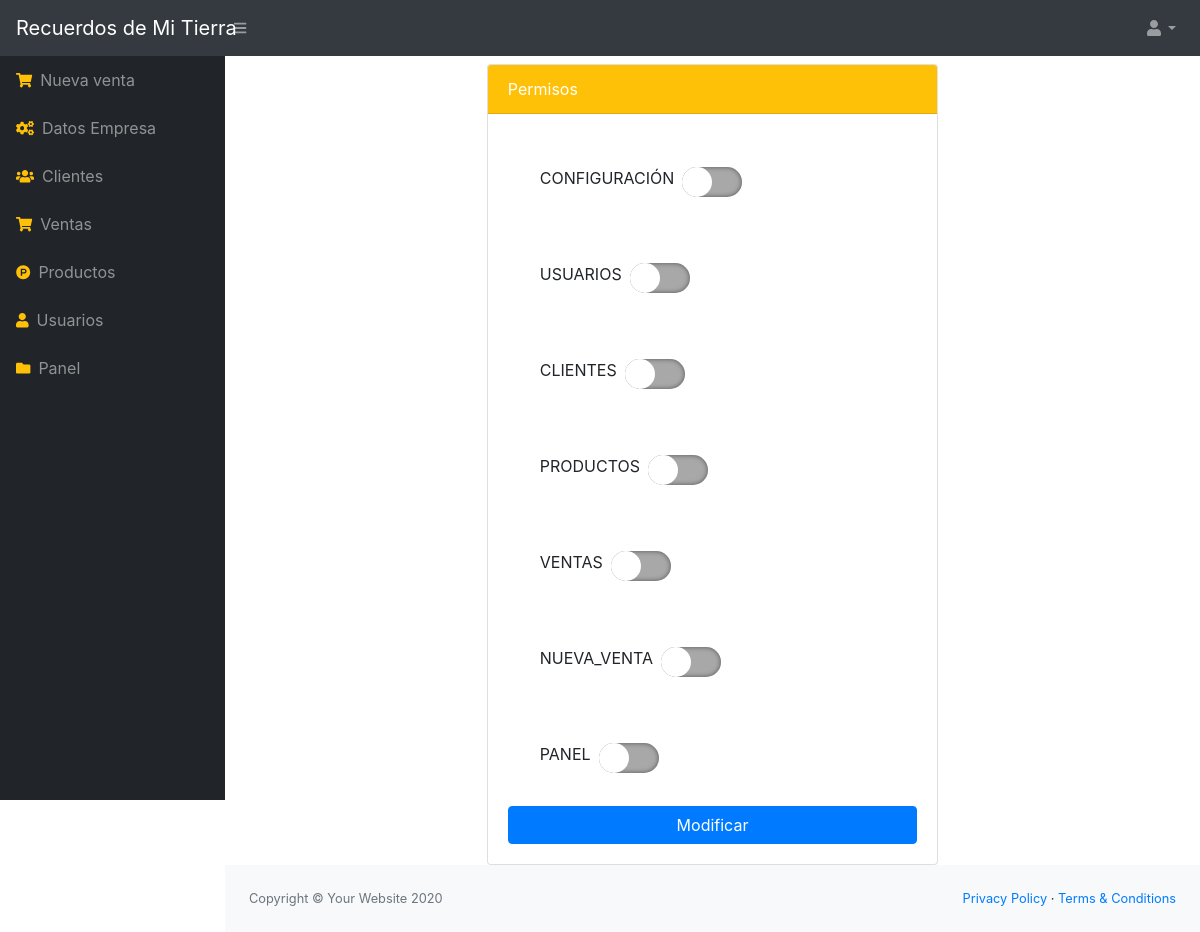
The page /src/rol.php?id=1 (signed in) on the database its author committed.
### tables this page shows
CREATE TABLE `permisos` (
  `id` int(11) NOT NULL,
  `nombre` varchar(30) NOT NULL
);

### src/rol.php (the view, shortened to what this page needs)
<?php include_once "includes/header.php";
require_once "../conexion.php";
$sqlpermisos = mysqli_query($conexion, "SELECT * FROM permisos");
$datos = array();
?>
<div class="row">
    <div class="col-md-6 mx-auto">
        <div class="card">
            <div class="card-header bg-warning text-white">
                Permisos
            </div>
            <div class="card-body">
                <form method="post" action="">
                    <?php while ($row = mysqli_fetch_assoc($sqlpermisos)) { ?>
                        <div class="form-check form-check-inline m-4">
                            <label for="permisos" class="p-2 text-uppercase"><?php echo $row['nombre']; ?></label>
                            <input id="permisos" type="checkbox" name="permisos[]" value="<?php echo $row['id']; ?>" <?php
                                                                                                                                                    if (isset($datos[$row['id']])) {
                                                                                                                                                        echo "checked";
                                                                                                                                                    }
                                                                                                                                                    ?>>
                        </div>
                    <?php } ?>
                    <br>
                    <button class="btn btn-primary btn-block" type="submit">Modificar</button>
                </form>
            </div>
        </div>
    </div>
</div>
<?php include_once "includes/footer.php"; ?>

### rows shown on the page
permisos: nombre "CONFIGURACIÓN"
permisos: nombre "USUARIOS"
permisos: nombre "CLIENTES"
permisos: nombre "PRODUCTOS"
permisos: nombre "VENTAS"
permisos: nombre "NUEVA_VENTA"
permisos: nombre "PANEL"
